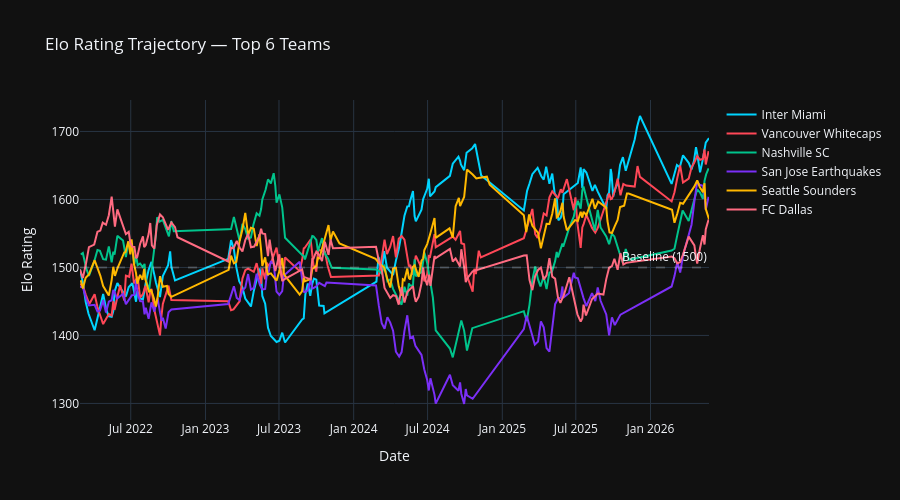

The notebook cell saved with this chart:
### Code cell
# Elo trajectory for top 6 teams
top_teams = [t for t, _ in ranked[:6]]

fig = go.Figure()
colors = ['#00d4ff', '#ff4757', '#00c48c', '#7b2ff7', '#ffb800', '#ff6b81']

for team, color in zip(top_teams, colors):
    # Collect Elo after each match
    team_home = df[df['HomeTeam'] == team][['Date', 'home_elo_after']].rename(
        columns={'home_elo_after': 'elo'})
    team_away = df[df['AwayTeam'] == team][['Date', 'away_elo_after']].rename(
        columns={'away_elo_after': 'elo'})
    team_elo = pd.concat([team_home, team_away]).sort_values('Date')
    
    fig.add_trace(go.Scatter(
        x=team_elo['Date'], y=team_elo['elo'],
        mode='lines', name=team,
        line=dict(color=color, width=2),
    ))

fig.add_hline(y=1500, line_dash='dash', line_color='rgba(255,255,255,0.2)',
              annotation_text='Baseline (1500)')
fig.update_layout(
    template='plotly_dark',
    title='Elo Rating Trajectory — Top 6 Teams',
    xaxis_title='Date', yaxis_title='Elo Rating',
    height=500,
)
fig.show()

### Figure 1 — Plotly figure (JSON) as saved in the notebook; plotly's stock layout.template omitted (floating-point values rounded to 4 significant figures; data arrays with more than 128 entries replaced by an {"elided": "..."} marker saying what was removed)
{"data": [{"line": {"color": "#00d4ff", "width": 2}, "mode": "lines", "name": "Inter Miami", "type": "scatter", "x": {"elided": "161 str values"}, "y": {"elided": "161 float values"}}, {"line": {"color": "#ff4757", "width": 2}, "mode": "lines", "name": "Vancouver Whitecaps", "type": "scatter", "x": {"elided": "161 str values"}, "y": {"elided": "161 float values"}}, {"line": {"color": "#00c48c", "width": 2}, "mode": "lines", "name": "Nashville SC", "type": "scatter", "x": {"elided": "156 str values"}, "y": {"elided": "156 float values"}}, {"line": {"color": "#7b2ff7", "width": 2}, "mode": "lines", "name": "San Jose Earthquakes", "type": "scatter", "x": {"elided": "152 str values"}, "y": {"elided": "152 float values"}}, {"line": {"color": "#ffb800", "width": 2}, "mode": "lines", "name": "Seattle Sounders", "type": "scatter", "x": {"elided": "160 str values"}, "y": {"elided": "160 float values"}}, {"line": {"color": "#ff6b81", "width": 2}, "mode": "lines", "name": "FC Dallas", "type": "scatter", "x": {"elided": "158 str values"}, "y": {"elided": "158 float values"}}], "layout": {"annotations": [{"showarrow": false, "text": "Baseline (1500)", "x": 1, "xanchor": "right", "xref": "x domain", "y": 1500, "yanchor": "bottom", "yref": "y"}], "height": 500, "shapes": [{"line": {"color": "rgba(255,255,255,0.2)", "dash": "dash"}, "type": "line", "x0": 0, "x1": 1, "xref": "x domain", "y0": 1500, "y1": 1500, "yref": "y"}], "title": {"text": "Elo Rating Trajectory — Top 6 Teams"}, "xaxis": {"title": {"text": "Date"}}, "yaxis": {"title": {"text": "Elo Rating"}}}}
